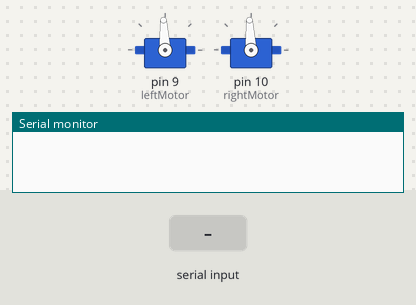
Bench run of a sketch on a simulated Arduino Uno, built with avr-gcc and run on an emulated ATmega328P. On the bench: 2 × servo, the last lines printed to the serial monitor. Inputs (shaded band) come from the test bench.

Above: at 1.2 s.
1.3 s: "L90\n" received over Serial
At 2.2 s:
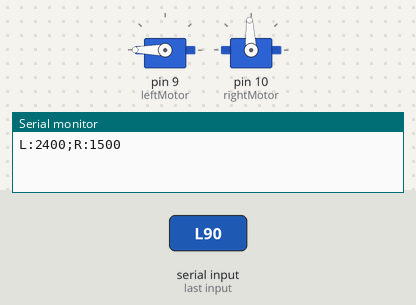
2.8 s: byte 82 ('R') received over Serial
At 3.3 s:
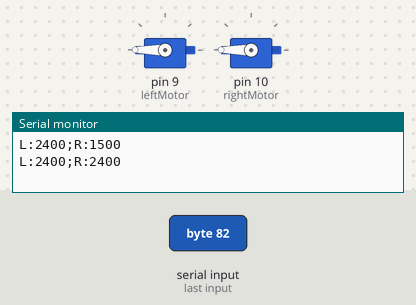
4.3 s: "L,45\n" received over Serial
At 5.5 s:
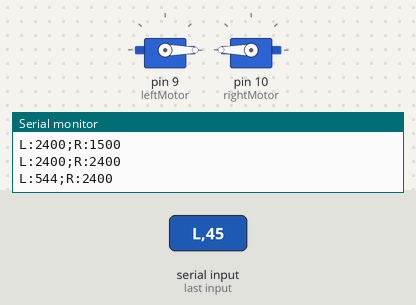
5.8 s: "R,45\n" received over Serial
At 6.8 s:
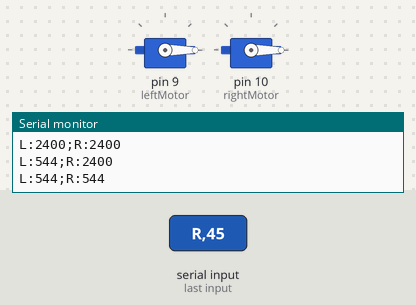
7.3 s: byte 76 ('L') received over Serial
At 8.0 s:
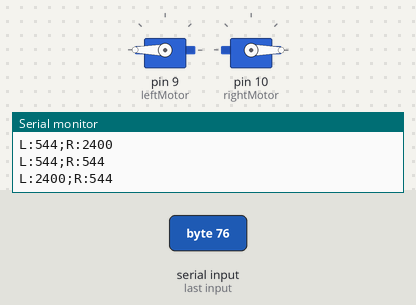
8.8 s: "R90\n" received over Serial
At 9.1 s:
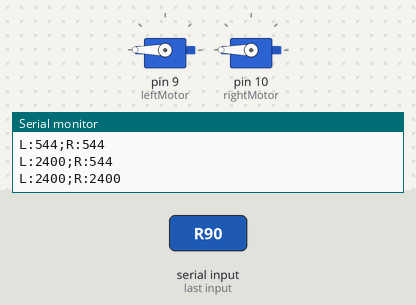
Timing chart, 0 to 11.3 s (numbered marks = the images above; inputs shaded):
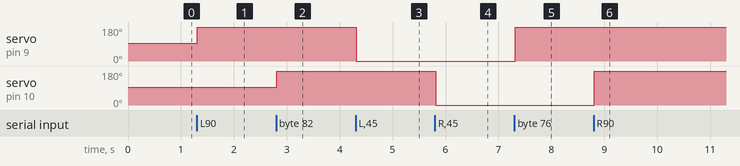

Measured:
- after the input at 1.3 s, servo on pin 9 (leftMotor): 93° → 180° at once
- after the input at 2.8 s, servo on pin 10 (rightMotor): 93° → 180° at once
- after the input at 4.3 s, servo on pin 9 (leftMotor): 180° → 0° at once
- after the input at 5.8 s, servo on pin 10 (rightMotor): 180° → 0° at once
- after the input at 7.3 s, servo on pin 9 (leftMotor): 0° → 180° at once
- after the input at 8.8 s, servo on pin 10 (rightMotor): 0° → 180° at once

The sketch:

MotorControl.ino
```cpp
// Controls two PPM motor controllers using the Servo library

#include <Servo.h>

Servo leftMotor;  // Servo object for left motor
Servo rightMotor; // Servo object for right motor

int in[4];
int i;

void setup()
{
  leftMotor.attach(9);
  rightMotor.attach(10);
  leftMotor.writeMicroseconds(1500);  // Sets motor to idle
  rightMotor.writeMicroseconds(1500); // Sets motor to idle

  Serial.begin(9600);
}

void loop()
{
  if (Serial.available() > 0)
  {
    int c = Serial.read();
    if(c == 'L')
    {
      for (i = 0; i < 4; i++)
      {
        delay(3);
        in[i] = Serial.read();
      }
      int s = (in[0] - 48) * 1000;
      s += (in[1] - 48) * 100;
      s += (in[2] - 48) * 10;
      s += (in[3] - 48);
      leftMotor.writeMicroseconds(s);
    } else if(c == 'R')
    {
      for (i = 0; i < 4; i++)
      {
        delay(3);
        in[i] = Serial.read();
      }
      int s = (in[0] - 48) * 1000;
      s += (in[1] - 48) * 100;
      s += (in[2] - 48) * 10;
      s += (in[3] - 48);
      rightMotor.writeMicroseconds(s);
    }

    int leftValue = leftMotor.readMicroseconds();
    int rightValue = rightMotor.readMicroseconds();

    Serial.print("L:");
    Serial.print(leftValue);
    Serial.print(";R:");
    Serial.print(rightValue);
    Serial.print("\n");
    delay(20);
  }
}
```
